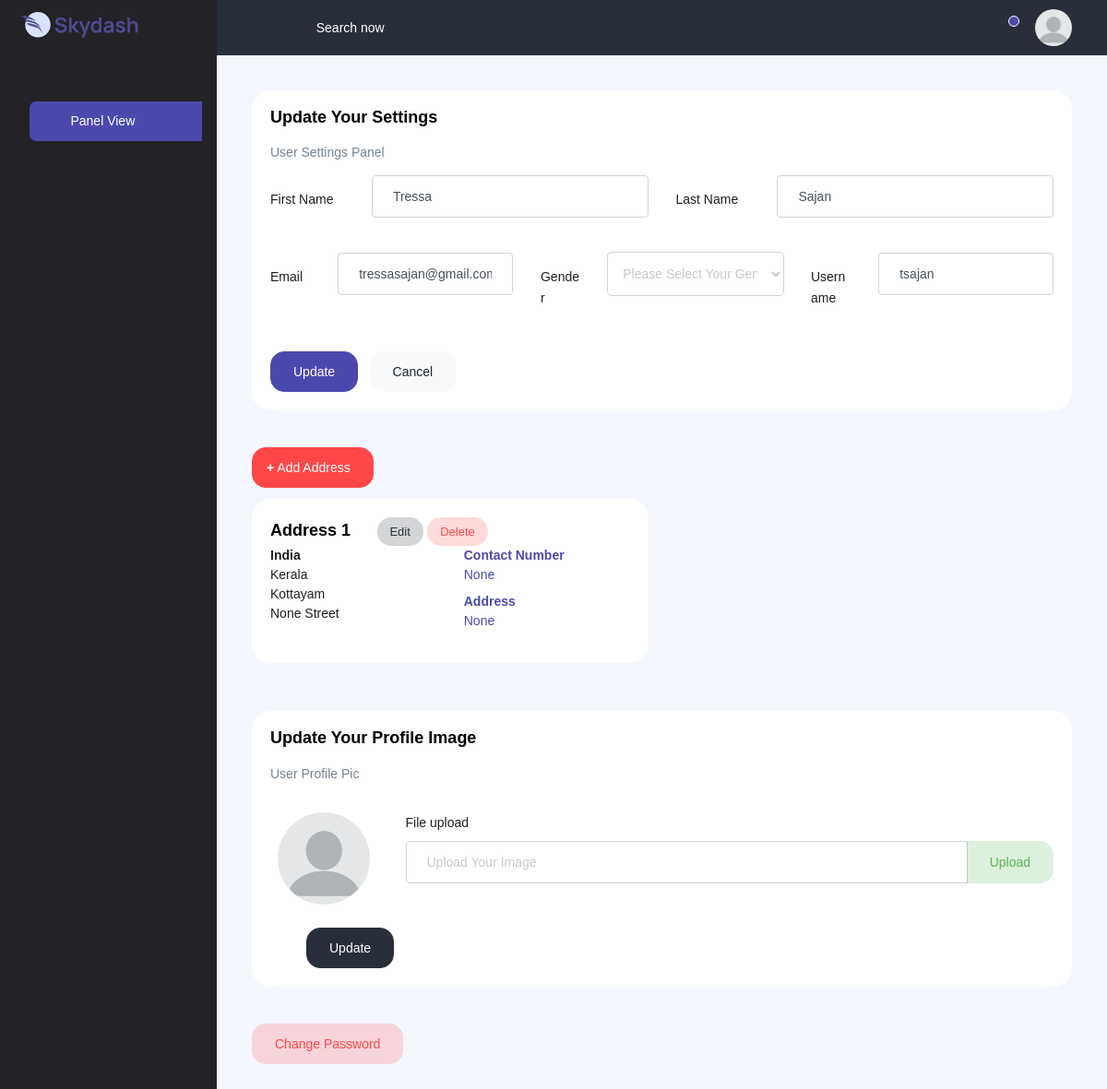
/userSettings/ (signed in), run on the app's committed database.
### LandingApp/models.py (models this page shows)
class UserAuth(AbstractUser):
    UserRole = models.IntegerField(default=2)
    email = models.EmailField(primary_key=True, unique=True)
    gender = models.CharField(max_length=10, null=True)
    profilepic = models.ImageField(null=True, blank=True, upload_to="profilepic/")

class UserLoca(models.Model):
    userauth = models.ForeignKey(UserAuth, on_delete=models.CASCADE, null=True)
    country = models.CharField(max_length=255, null=True)
    state = models.CharField(max_length=255, null=True)
    city = models.CharField(max_length=255, null=True)
    contact_number = models.CharField(max_length=12, null=True)
    street = models.CharField(max_length=255, null=True)
    address = models.CharField(max_length=255, null=True)
    is_productloca = models.BooleanField(default=False)

### LandingApp/views.py (the view)
# urls.py: path('userSettings/', user_Settings, name='userSettings'),
@login_required
def user_Settings(request):
    context = {
        'userinsettings': True,
    }
    return render(request, "pages/authpages/settings.html", context)

### templates/pages/authpages/settings.html (shortened to what this page needs)
{% extends "../../base.html" %}
{% load static %}
{% block content %}
<div class="content-wrapper">
    <div class="row">
        <div class="col-12 grid-margin stretch-card">
            <div class="card">
                <div class="card-body">
                    <h4 class="card-title">Update Your Settings</h4>
                    <p class="card-description">
                        User Settings Panel
                    </p>
                    <form class="forms-sample" id="settingForm1" action="{% url 'settingsForm1' %}" method="post">
                        <div class="row">
                            <div class="col-md-6">
                                <div class="form-group row">
                                    <label class="col-sm-3 col-form-label">First Name</label>
                                    <div class="col-sm-9">
                                        <input type="text" name="fname" id="firstnameinput" class="form-control"
                                            placeholder="First Name" value="{{user.first_name}}">
                                    </div>
                                </div>
                            </div>
                            <div class="col-md-6">
                                <div class="form-group row">
                                    <label class="col-sm-3 col-form-label">Last Name</label>
                                    <div class="col-sm-9">
                                        <input type="text" name="lname" id="lastnameinput" class="form-control"
                                            placeholder="Last Name" value="{{user.last_name}}">
                                    </div>
                                </div>
                            </div>
                        </div>
                        <div class="row">
                            <div class="col-md-4">
                                <div class="form-group row">
                                    <label class="col-sm-3 col-form-label">Email</label>
                                    <div class="col-sm-9">
                                        <input type="text" name="email" id="inputEmail" class="form-control"
                                            placeholder="Email" value="{{user.email}}">
                                    </div>
                                </div>
                            </div>
                            <div class="col-md-4">
                                <div class="form-group row">
                                    <label class="col-sm-3 col-form-label">Gender</label>
                                    <div class="col-sm-9">
                                        <select name="gender" id="genderSelect" class="form-control">
                                            <option value=" " selected disabled>Please Select Your
                                                Gender
                                            </option>
                                        </select>
                                    </div>
                                </div>
                            </div>
                            <div class="col-md-4">
                                <div class="form-group row">
                                    <label class="col-sm-3 col-form-label">Username</label>
                                    <div class="col-sm-9">
                                        <input type="text" name="username" id="usernameInput" class="form-control"
                                            placeholder="Email" value="{{user.username}}">
                                    </div>
                                </div>
                            </div>
                        </div>
                        <button type="submit" id="updateCuccu" class="btn btn-primary mr-2">Update</button>
                        <a class="btn btn-light">Cancel</a>
                    </form>
                </div>
            </div>
        </div>
    </div>
    <div class="row">
        <div class="col-12 grid-margin stretch-card mb-1">
            <button id="addAddressBtn" class="btn btn-md btn-danger mb-1" style="padding-left: 15px;"><strong
                    style="font-weight: 900;">+</strong> Add Address</button>
        </div>
    </div>
    <div class="row mt-1">
        {% for userloca in request.user.userloca_set.all %}
        <div class="col-md-6 grid-margin stretch-card mb-1">
            <div class="card">
                <div class="card-body">
                    <h4 class="card-title mr-4" style="display: inline;">Address {{ forloop.counter }}</h4>
                    <button id="editBtn{{ forloop.counter }}" class="btn btn-sm btn-inverse-dark edit-btn">Edit</button>
                    <a href="{% url 'removeaddress' %}?id={{ userloca.id }}" id="editBtn{{ forloop.counter }}" class="btn btn-sm btn-inverse-danger edit-btn">Delete</a>
                    <div class="row">
                        <div class="col-md-6">
                            <address>
                                <p class="font-weight-bold">{{ userloca.country }}</p>
                                <p>{{ userloca.state }}</p>
                                <p>{{ userloca.city }}</p>
                                <p>{{ userloca.street }} Street</p>
                            </address>
                        </div>
                        <div class="col-md-6">
                            <address class="text-primary">
                                <p class="font-weight-bold">
                                    Contact Number
                                </p>
                                <p class="mb-2">
                                    {{ userloca.contact_number }}
                                </p>
                                <p class="font-weight-bold">
                                    Address
                                </p>
                                <p>
                                    {{ userloca.address }}
                                </p>
                            </address>
                        </div>
                    </div>
                </div>
            </div>
        </div>
        {% endfor %}
    </div>
    <div class="row mt-4">
        <div class="col-12 grid-margin stretch-card mt-4">
            <div class="card">
                <div class="card-body">
                    <h4 class="card-title">Update Your Profile Image</h4>
                    <p class="card-description">
                        User Profile Pic
                    </p>
                    <form class="forms-sample" id="profileForm" action="{% url 'settingsForm4' %}" method="post" enctype="multipart/form-data">
                        <div class="container" style="margin: 0; display: inline; margin-bottom: 20px;">
                            <div class="row">
                                <div class="col col-lg-2"
                                    style="display: flex; justify-content: center; overflow: hidden;">
                                    {% if not user.profilepic %}
                                    <img src="{% static 'images/faces/avatar.jpeg' %}" alt="No Image"
                                        style="width: 100px; height: 100px; border-radius: 50px; object-fit: cover;">
                                    {% else %}
                                    <img src="{{user.profilepic.url}}" alt=""
                                        style="width: 100px; height: 100px; border-radius: 50px;">
                                    {% endif %}
                                </div>
                                <div class="col">
                                    <div class="form-group">
                                        <label>File upload</label>
                                        <div class="input-group col-xs-12">
                                            <input type="text" class="form-control file-upload-info"
                                                placeholder="Upload Your Image" disabled placeholder="Upload Image">
                                            <span class="input-group-append">
                                                <button class="file-upload-browse btn btn-inverse-success"
                                                    type="button">Upload</button>
                                            </span>
                                        </div>
                                    </div>
                                </div>
                            </div>
                        </div>
                        <button type="submit" class="btn btn-dark mr-2 mt-4 ml-4">Update</button>
                    </form>
                </div>
            </div>
        </div>
    </div>
    <div class="row">
        <div class="col-6 grid-margin stretch-card text-center">
            <button type="button" class="btn btn-inverse-danger" data-toggle="modal" data-target="#myModal">Change Password</button>
        </div>
    </div>
</div>
{% endblock %}

### data on the page
UserAuth: fname "Tressa", lname "Sajan", email "tressasajan@gmail.com", username "tsajan"
UserLoca: country "India", state "Kerala", city "Kottayam", street "None", contact_number "None", address "None"
